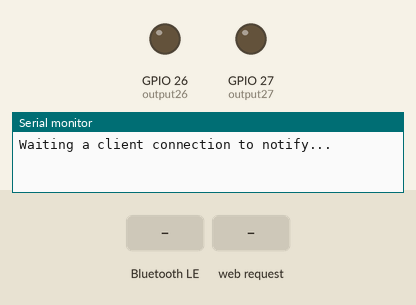
Recording of a sketch running on a simulated ESP32. On the bench: output pins drawn as LEDs (lit = HIGH), the last lines printed to the serial monitor. Inputs (shaded band) come from the test bench. WiFi joins after 1.5 s; servers stay silent unless stated; nothing arrives over Bluetooth unless stated; a phone connects over Bluetooth LE 3 s after start.

Above: at 1.2 s.
1.3 s: Bluetooth LE write "GET /26/on" received
2.8 s: Bluetooth LE write "GET /26/off" received
5.5 s: Bluetooth LE write "off" received
7.0 s: HTTP request GET /26/on received
At 7.6 s:
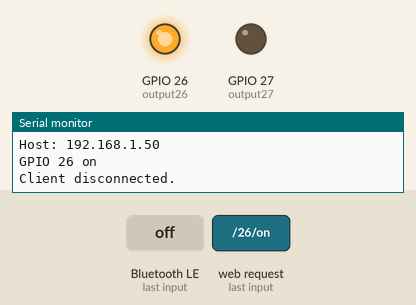
8.5 s: HTTP request GET /27/on received
At 9.7 s:
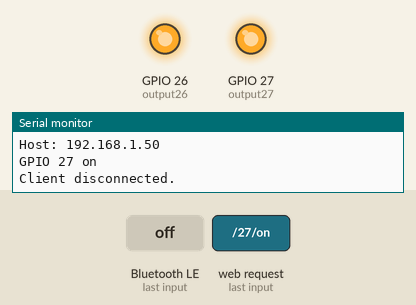
10.0 s: HTTP request GET /26/off received
At 11.1 s:
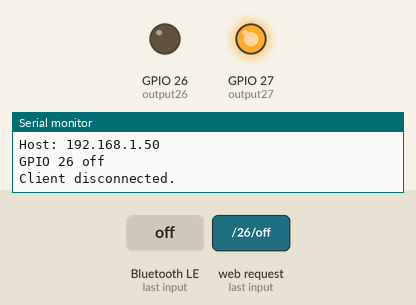
Timing chart, 0 to 12.5 s (numbered marks = the images above; inputs shaded):
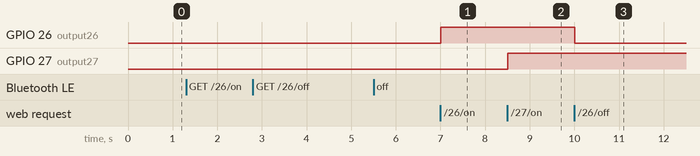

Measured:
- after the input at 7.0 s, GPIO 26 (output26): LOW → HIGH at once
- after the input at 8.5 s, GPIO 27 (output27): LOW → HIGH at once
- after the input at 10.0 s, GPIO 26 (output26): HIGH → LOW at once

The sketch:

WiFi_WebServer_With_BLE_Prov.ino
```cpp
/*
  Based on Neil Kolban example for IDF: https://github.com/nkolban/esp32-snippets/blob/master/cpp_utils/tests/BLE%20Tests/SampleNotify.cpp
  Ported to Arduino ESP32 by Evandro Copercini
  updated by chegewara and MoThunderz
*/
#include <BLEDevice.h>
#include <BLEServer.h>
#include <BLEUtils.h>
#include <BLE2902.h>

// Load Wi-Fi library
#include <WiFi.h>

// Initialize all pointers
BLEServer* pServer = NULL;                        // Pointer to the server
BLEService *pService = NULL;                      // Pointer to the service
BLECharacteristic* pCharacteristic_1 = NULL;      // Pointer to Characteristic 1
BLECharacteristic* pCharacteristic_2 = NULL;      // Pointer to Characteristic 2
BLEDescriptor *pDescr_1;                          // Pointer to Descriptor of Characteristic 1
BLE2902 *pBLE2902_1;                              // Pointer to BLE2902 of Characteristic 1
BLE2902 *pBLE2902_2;                              // Pointer to BLE2902 of Characteristic 2

// Some variables to keep track on device connected
bool deviceConnected = false;
bool oldDeviceConnected = false;

bool bleProvisioned = false;

std::string ssid;
std::string pass;

// Set web server port number to 80
WiFiServer server(80);

// Variable to store the HTTP request
String header;

// Auxiliar variables to store the current output state
String output26State = "off";
String output27State = "off";

// Assign output variables to GPIO pins
const int output26 = 26;
const int output27 = 27;

// Current time
unsigned long currentTime = millis();
// Previous time
unsigned long previousTime = 0;
// Define timeout time in milliseconds (example: 2000ms = 2s)
const long timeoutTime = 2000;

// Variable that will continuously be increased and written to the client
uint8_t _counter = 0;

// See the following for generating UUIDs:
// https://www.uuidgenerator.net/
// UUIDs used in this example:
#define SERVICE_UUID          "4fafc201-1fb5-459e-8fcc-c5c9c331914b"
#define CHARACTERISTIC_UUID_1 "beb5483e-36e1-4688-b7f5-ea07361b26a8"

void WiFiloop(){
while(1) {
  WiFiClient client = server.available();   // Listen for incoming clients

  if (client) {                             // If a new client connects,
    currentTime = millis();
    previousTime = currentTime;
    Serial.println(F("New Client."));          // print a message out in the serial port
    String currentLine = "";                // make a String to hold incoming data from the client
    while (client.connected() && currentTime - previousTime <= timeoutTime) {  // loop while the client's connected
      currentTime = millis();
      if (client.available()) {             // if there's bytes to read from the client,
        char c = client.read();             // read a byte, then
        Serial.write(c);                    // print it out the serial monitor
        header += c;
        if (c == '\n') {                    // if the byte is a newline character
          // if the current line is blank, you got two newline characters in a row.
          // that's the end of the client HTTP request, so send a response:
          if (currentLine.length() == 0) {
            // HTTP headers always start with a response code (e.g. HTTP/1.1 200 OK)
            // and a content-type so the client knows what's coming, then a blank line:
            client.println("HTTP/1.1 200 OK");
            client.println("Content-type:text/html");
            client.println("Connection: close");
            client.println();

            // turns the GPIOs on and off
            if (header.indexOf("GET /26/on") >= 0) {
              Serial.println(F("GPIO 26 on"));
              output26State = "on";
              digitalWrite(output26, HIGH);
            } else if (header.indexOf("GET /26/off") >= 0) {
              Serial.println(F("GPIO 26 off"));
              output26State = "off";
              digitalWrite(output26, LOW);
            } else if (header.indexOf("GET /27/on") >= 0) {
              Serial.println(F("GPIO 27 on"));
              output27State = "on";
              digitalWrite(output27, HIGH);
            } else if (header.indexOf("GET /27/off") >= 0) {
              Serial.println(F("GPIO 27 off"));
              output27State = "off";
              digitalWrite(output27, LOW);
            }

            // Display the HTML web page
            client.println("<!DOCTYPE html><html>");
            client.println("<head><meta name=\"viewport\" content=\"width=device-width, initial-scale=1\">");
            client.println("<link rel=\"icon\" href=\"data:,\">");
            // CSS to style the on/off buttons
            // Feel free to change the background-color and font-size attributes to fit your preferences
            client.println("<style>html { font-family: Helvetica; display: inline-block; margin: 0px auto; text-align: center;}");
            client.println(".button { background-color: #4CAF50; border: none; color: white; padding: 16px 40px;");
            client.println("text-decoration: none; font-size: 30px; margin: 2px; cursor: pointer;}");
            client.println(".button2 {background-color: #555555;}</style></head>");

            // Web Page Heading
            client.println("<body><h1>ESP32 Web Server</h1>");

            // Display current state, and ON/OFF buttons for GPIO 26
            client.println("<p>GPIO 26 - State " + output26State + "</p>");
            // If the output26State is off, it displays the ON button
            if (output26State=="off") {
              client.println("<p><a href=\"/26/on\"><button class=\"button\">ON</button></a></p>");
            } else {
              client.println("<p><a href=\"/26/off\"><button class=\"button button2\">OFF</button></a></p>");
            }

            // Display current state, and ON/OFF buttons for GPIO 27
            client.println("<p>GPIO 27 - State " + output27State + "</p>");
            // If the output27State is off, it displays the ON button
            if (output27State=="off") {
              client.println("<p><a href=\"/27/on\"><button class=\"button\">ON</button></a></p>");
            } else {
              client.println("<p><a href=\"/27/off\"><button class=\"button button2\">OFF</button></a></p>");
            }
            client.println("</body></html>");

            // The HTTP response ends with another blank line
            client.println();
            // Break out of the while loop
            break;
          } else { // if you got a newline, then clear currentLine
            currentLine = "";
          }
        } else if (c != '\r') {  // if you got anything else but a carriage return character,
          currentLine += c;      // add it to the end of the currentLine
        }
      }
    }
    // Clear the header variable
    header = "";
    // Close the connection
    client.stop();
    Serial.println(F("Client disconnected."));
    Serial.println("");
  }
}
}


void WiFisetup() {
  // Initialize the output variables as outputs
  pinMode(output26, OUTPUT);
  pinMode(output27, OUTPUT);
  // Set outputs to LOW
  digitalWrite(output26, LOW);
  digitalWrite(output27, LOW);

  // Connect to Wi-Fi network with SSID and password
  Serial.print(F("Connecting to "));
  const char* _ssid = ssid.c_str();
  const char* _pass = pass.c_str();
  Serial.println(_ssid);
  WiFi.begin(_ssid, _pass);
  while (WiFi.status() != WL_CONNECTED) {
    delay(500);
    Serial.print(".");
  }
  // Print local IP address and start web server
  Serial.println("");
  Serial.println(F("WiFi connected."));
  Serial.println(F("IP address: "));
  Serial.println(WiFi.localIP());
  server.begin();

  WiFiloop();
}


// Callback function that is called whenever a client is connected or disconnected
class MyServerCallbacks: public BLEServerCallbacks {
    void onConnect(BLEServer* pServer) {
      deviceConnected = true;
    };

    void onDisconnect(BLEServer* pServer) {
      deviceConnected = false;
    }
};

class pCharacteristic_1Callbacks: public BLECharacteristicCallbacks {
    void onWrite(BLECharacteristic *pCharacteristic) {
      std::string value = pCharacteristic->getValue();

      if (value.length() > 0) {
        _counter++;
        if(_counter == 1) {
          ssid = value;
        } else if(_counter == 2) {
          pass = value;
        } else {
          _counter = 0;
        }
        pCharacteristic_1->setValue("OK");
        pCharacteristic_1->notify();
        Serial.println("counter value: " + String(_counter));
        Serial.println(F("*********"));
        Serial.print(F("New value: "));
        for (int i = 0; i < value.length(); i++)
          Serial.print(value[i]);

        Serial.println();
        Serial.println(F("*********"));
      }
    };
    void onRead(BLECharacteristic *pCharacteristic) {
        Serial.println(F("****Read callback Invoked*****"));
    }
};

void setup() {
  Serial.begin(115200);

  // Create the BLE Device
  BLEDevice::init("ESP32_WiFi_Provisioning");

  // Create the BLE Server
  pServer = BLEDevice::createServer();
  pServer->setCallbacks(new MyServerCallbacks());

  // Create the BLE Service
  pService = pServer->createService(SERVICE_UUID);

  // Create a BLE Characteristic
  pCharacteristic_1 = pService->createCharacteristic(
                      CHARACTERISTIC_UUID_1,
                      BLECharacteristic::PROPERTY_READ   |
                      BLECharacteristic::PROPERTY_WRITE  |
                      BLECharacteristic::PROPERTY_NOTIFY
                    );


  pCharacteristic_1->setCallbacks(new pCharacteristic_1Callbacks());
  // Add the BLE2902 Descriptor because we are using "PROPERTY_NOTIFY"
  pBLE2902_1 = new BLE2902();
  pBLE2902_1->setNotifications(true);
  pCharacteristic_1->addDescriptor(pBLE2902_1);

  // Start the service
  pService->start();

  // Start advertising
  BLEAdvertising *pAdvertising = BLEDevice::getAdvertising();
  pAdvertising->addServiceUUID(SERVICE_UUID);
  pAdvertising->setScanResponse(false);
  pAdvertising->setMinPreferred(0x0);  // set value to 0x00 to not advertise this parameter
  BLEDevice::startAdvertising();
  Serial.println(F("Waiting a client connection to notify..."));
}

void loop() {
    // notify changed value
    if (deviceConnected) {
      // Here the value is written to the Client using setValue();
      if(_counter == 0) {
        pCharacteristic_1->setValue("SSID");
        pCharacteristic_1->notify();
      } else if(_counter == 1) {
        pCharacteristic_1->setValue("PASS");
        pCharacteristic_1->notify();
      } else {
        pCharacteristic_1->setValue("DONE");
        pCharacteristic_1->notify();
        Serial.println(F("closing the server"));
        Serial.println("ssid: " + String(ssid.c_str()));
        Serial.println("pass: " + String(pass.c_str()));
        pServer->removeService(pService);
        oldDeviceConnected = false;
        deviceConnected = false;
        bleProvisioned = true;
      }
      // In this example "delay" is used to delay with one second. This is of course a very basic
      // implementation to keep things simple. I recommend to use millis() for any production code
      delay(1000);
    }
    // The code below keeps the connection status uptodate:
    // Disconnecting
    if (!deviceConnected && oldDeviceConnected) {
        delay(500); // give the bluetooth stack the chance to get things ready
        pServer->startAdvertising(); // restart advertising
        Serial.println(F("start advertising"));
        oldDeviceConnected = deviceConnected;
    }
    // Connecting
    if (deviceConnected && !oldDeviceConnected) {
        // do stuff here on connecting
        oldDeviceConnected = deviceConnected;
    }

    if(bleProvisioned) {
      WiFisetup();
    }
}
```
